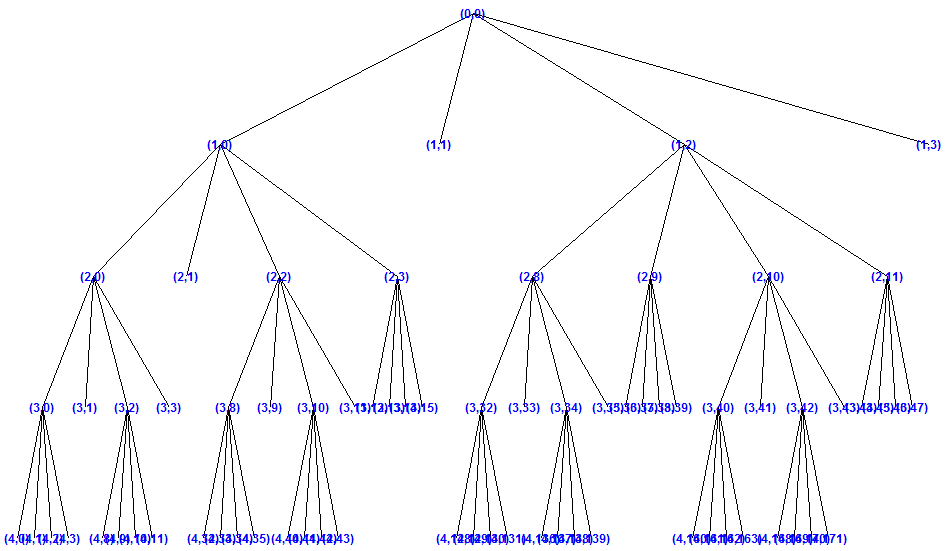
%> input picture bambooStruct.png, 949 x 551 px
$ octave --eval "imgEntropy('../bambooStruct.png');"   (GNU Octave 9; MATLAB toolbox functions it lacks are replaced by stand-ins)
%> lines starting %> are read from the running program, lines starting %| are printed output that depends on the picture
function imgEntropy(img)
%> called with img = '../bambooStruct.png'

I1 = rgb2gray(im2double(imread(img)));
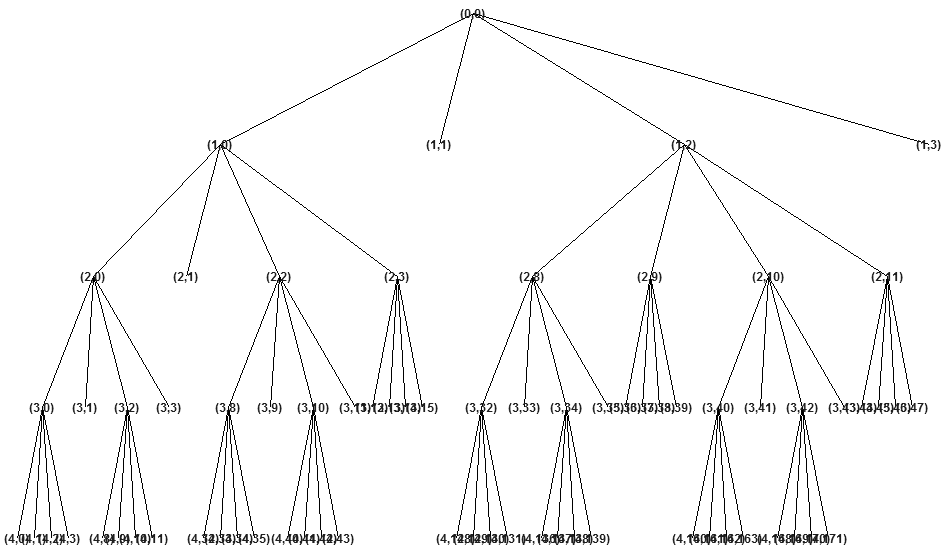
%> I1: size 551x949 double; min 0, max 1, mean 0.97
I = I1;
figure; subplot(2,1,1); imshow(I); subplot(2,1,2); hist(I(:),256);
h = hist(I(:),256);
%> h = 256 values, max 502342 at index 256, min 0 at index 2, mean 2042.6
e = entropyHist(h)
%> in entropyHist, `h = h / sum(h);`: h = 256 values, max 0.961 at index 256, min 0 at index 2, mean 0.00391
%> in entropyHist, `e = -sum(e);`: e = 0.251
%> e = 0.251
p0 = sum(h.^2)
%> p0 = 252454980667
title(num2str(e));
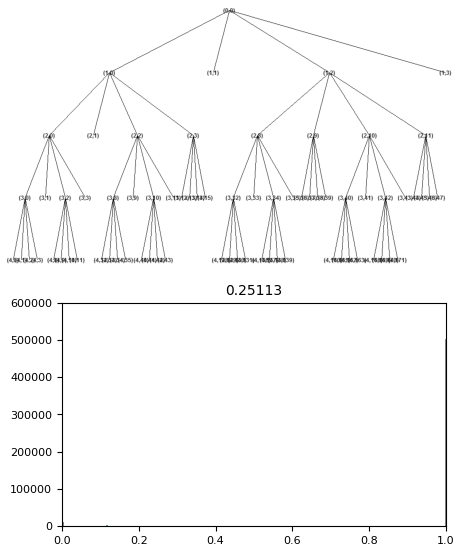
%> figure redrawn from the program's plot data, 2 panels

H = fspecial('gaussian',5,1);
I = imfilter(I1,H);
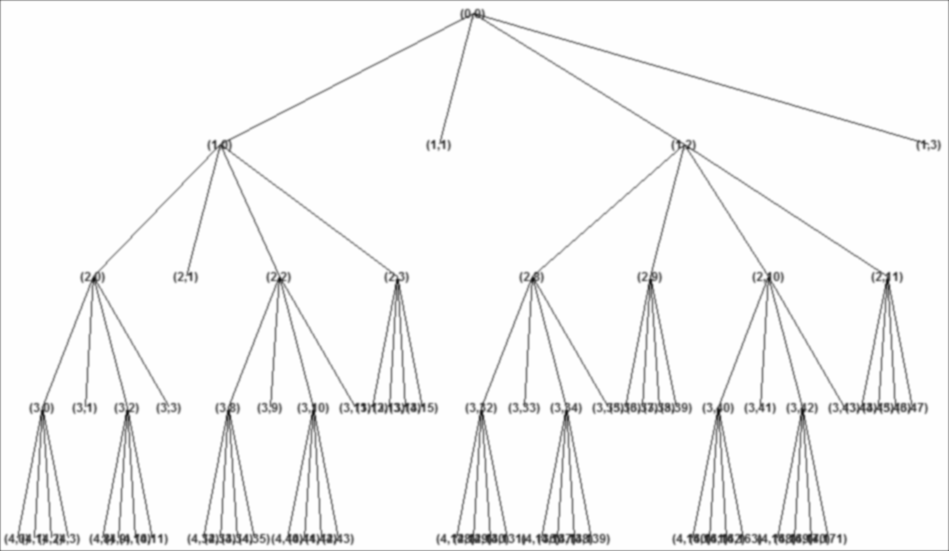
%> I: size 551x949 double; min 0.0832, max 1, mean 0.968

figure; subplot(2,1,1); imshow(I); subplot(2,1,2); hist(I(:),256);
h = hist(I(:),256);
%> h = 256 values, max 444931 at index 256, min 0 at index 2, mean 2042.6
e = entropyHist(h)
%> e = 1.06
p1 = sum(h.^2)/p0
%> p1 = 0.785
title(num2str(e));
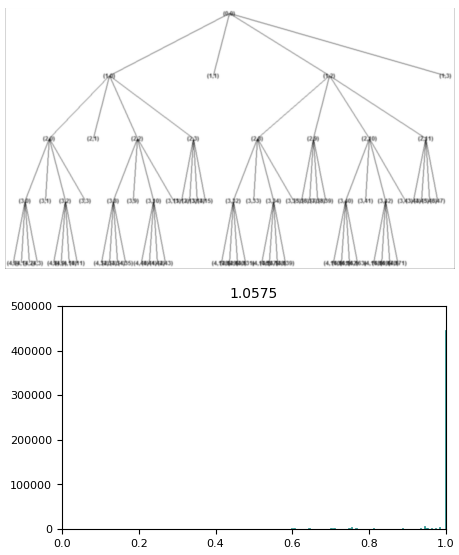
%> figure redrawn from the program's plot data, 2 panels

%H = fspecial('laplacian',1);
H = padarray(2,[2 2]) - fspecial('gaussian' ,[5 5],2);
H = H / norm(H);
I = imfilter(I1,H);
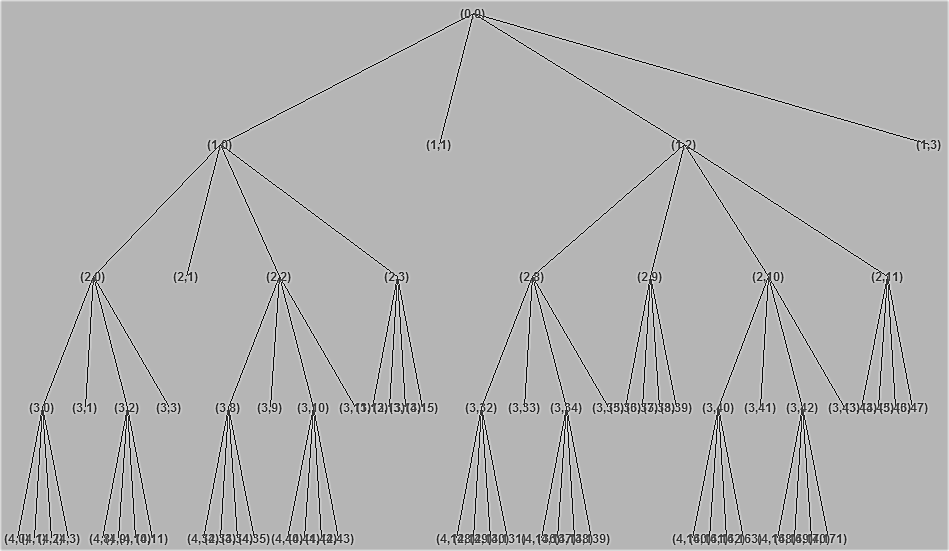
%> I: size 551x949 double; min -0.44, max 0.903, mean 0.501; drawn with min black and max white
I = I - min(I(:));
I = I / max(I(:));

figure; subplot(2,1,1); imshow(I); subplot(2,1,2); hist(I(:),256);
h = hist(I(:),256);
%> h = 256 values, max 440382 at index 183, min 0 at index 2, mean 2042.6
e = entropyHist(h)
%> e = 1.04
p2 = sum(h.^2)/p0
%> p2 = 0.769
p1 / p2
%> ans = 1.02
%> `imgEntropy('../bambooStruct.png');`:
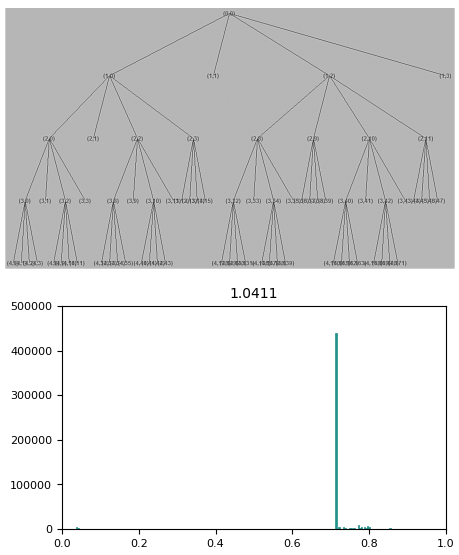
%> figure redrawn from the program's plot data, 2 panels
title(num2str(e));

end

function e = entropyHist(h)

    h = h / sum(h);
    e = h.*log(h);
    e(isnan(e)) = 0;
    e = -sum(e);

end

$ run again, on desertStruct.png
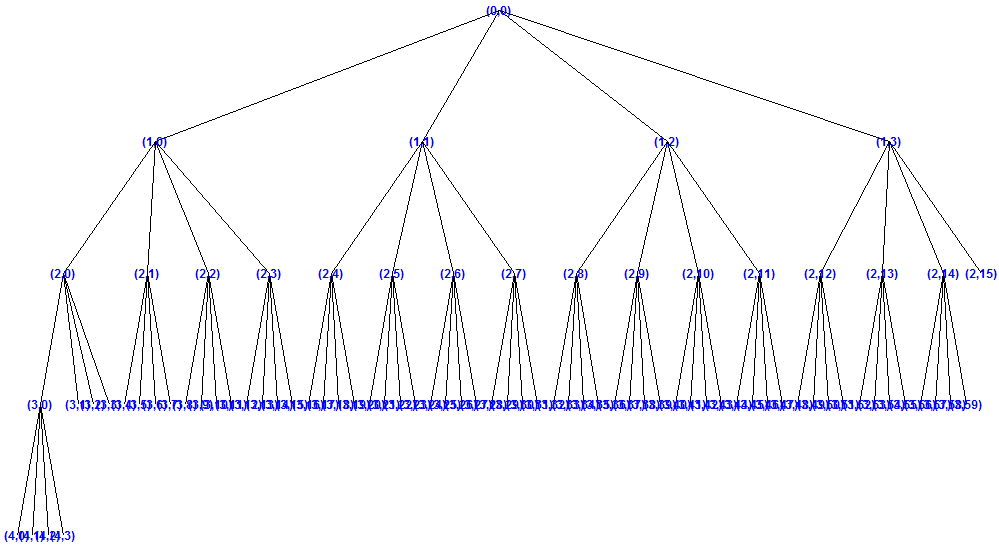
%> input picture desertStruct.png, 999 x 547 px
%> in imgEntropy, `h = hist(I(:),256);`: h = 256 values, max 524109 at index 256, min 0 at index 2, mean 2134.6
%> in entropyHist, `h = h / sum(h);`: h = 256 values, max 0.959 at index 256, min 0 at index 2, mean 0.00391
%> in entropyHist, `e = -sum(e);`: e = 0.257
%> p0 = 274827884705
%> in imgEntropy, `h = hist(I(:),256);`: h = 256 values, max 464802 at index 256, min 0 at index 9, mean 2134.6
%> in imgEntropy, `e = entropyHist(h)`: e = 1.05
%> p1 = 0.787
%> in imgEntropy, `I = imfilter(I1,H);`:
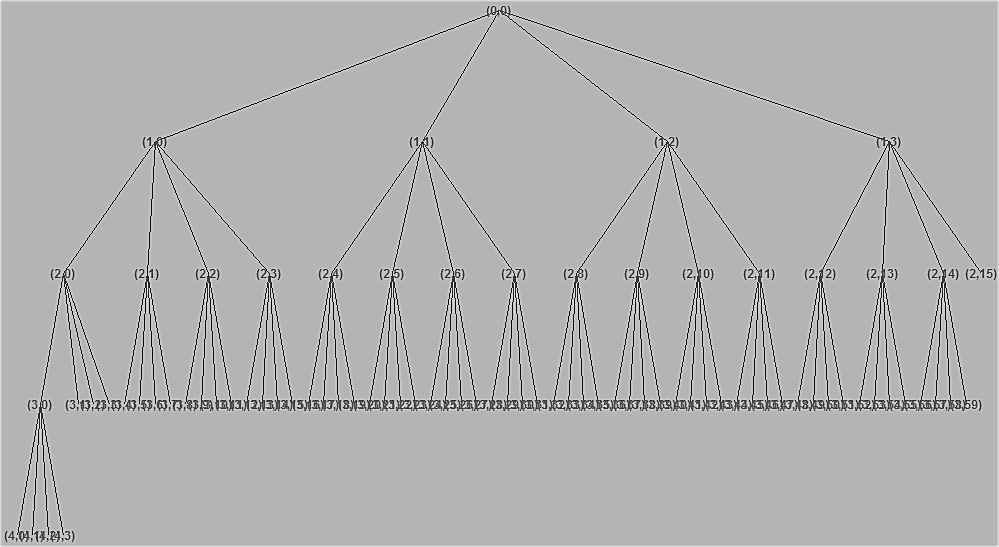
%> I: size 547x999 double; min -0.428, max 0.903, mean 0.5; drawn with min black and max white
%> in imgEntropy, `h = hist(I(:),256);`: h = 256 values, max 460417 at index 182, min 0 at index 246, mean 2134.6
%> in imgEntropy, `e = entropyHist(h)`: e = 1.04
%> p2 = 0.773
%> ans = 1.02
%> `imgEntropy('../bambooStruct.png');`:
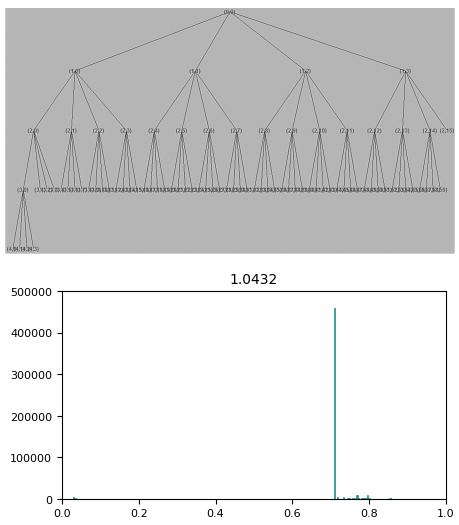
%> figure redrawn from the program's plot data, 2 panels
